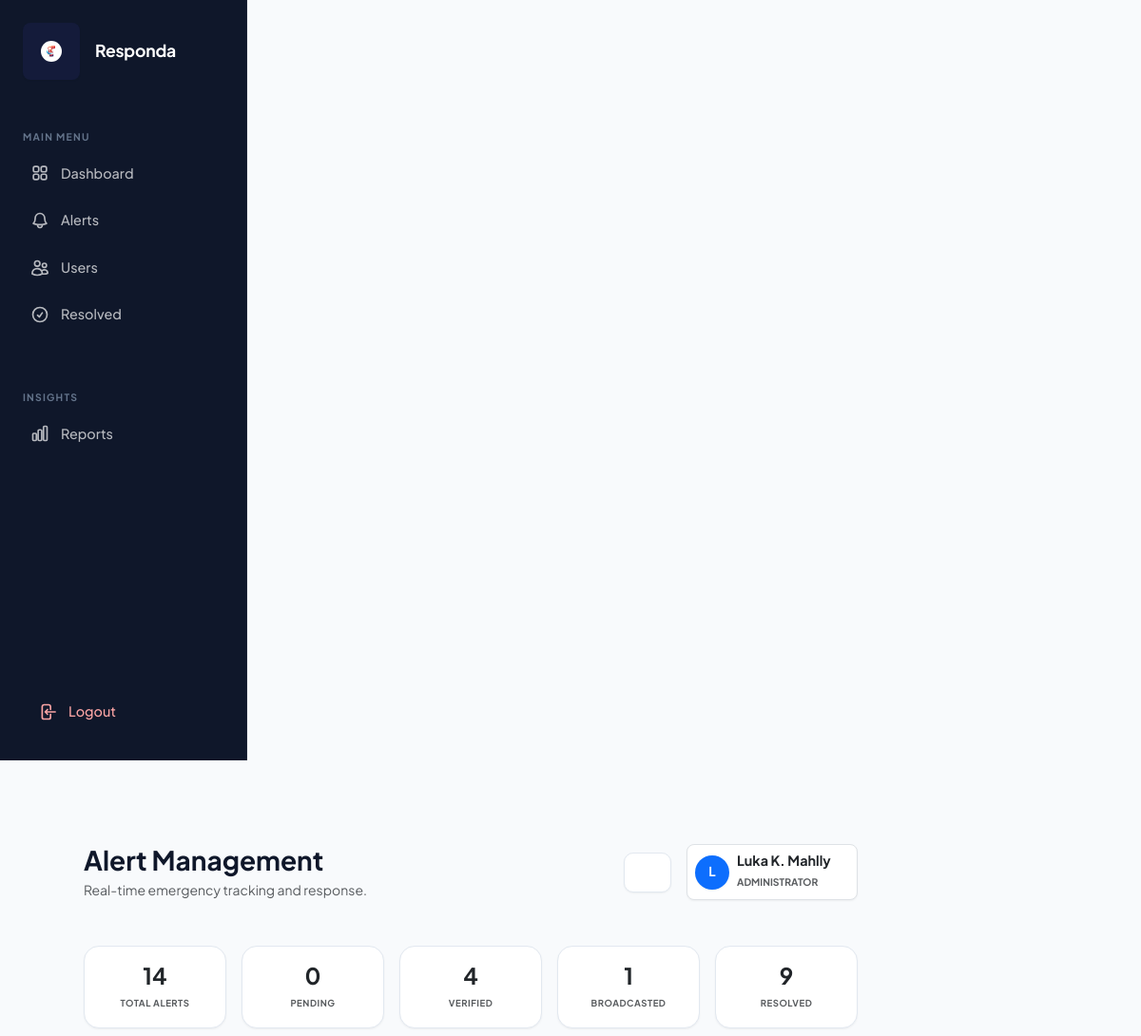
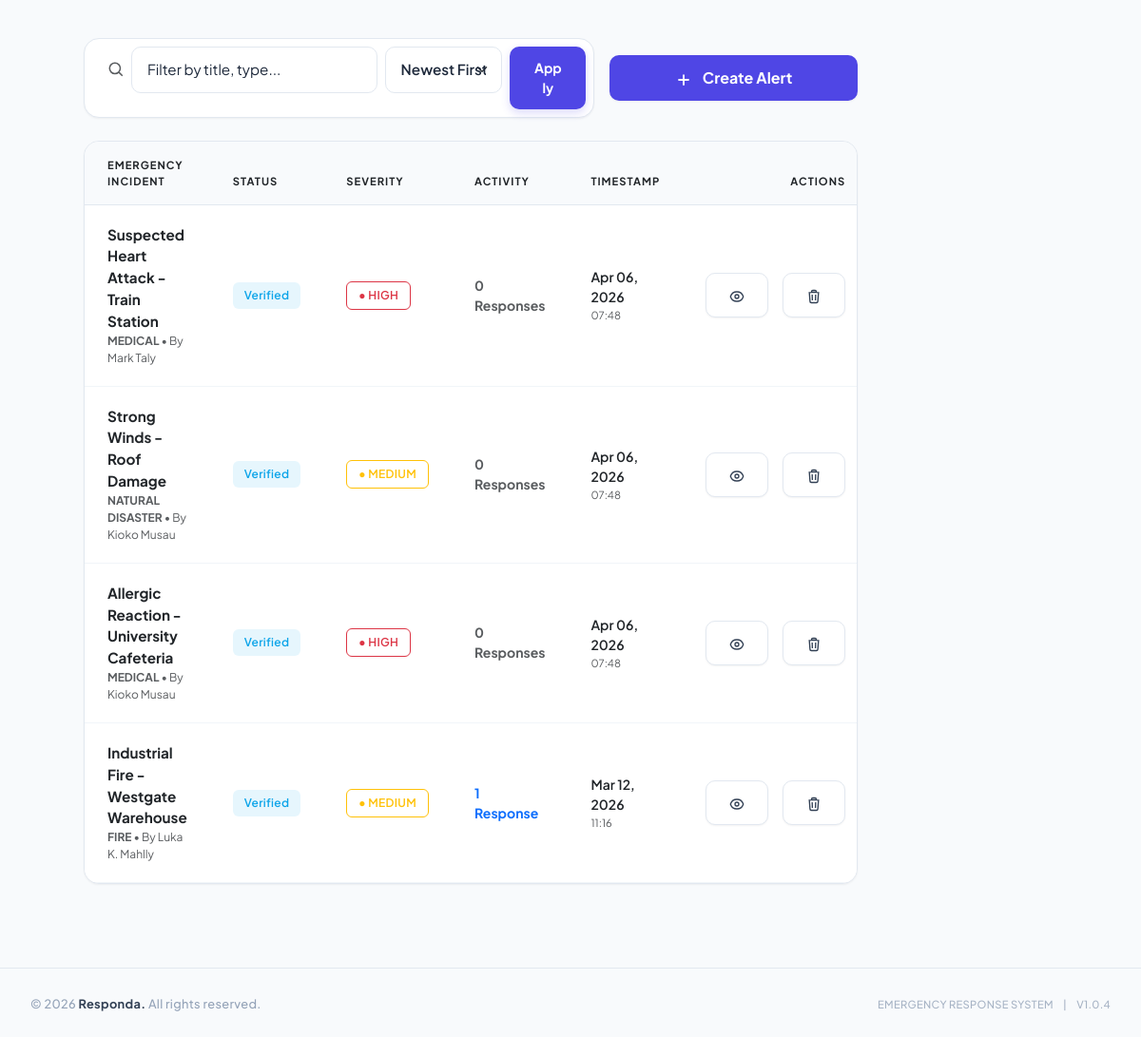
/alerts.php?filter=verified (signed in), run on the app's committed database (2 pictures, top to bottom).
### tables this page shows
CREATE TABLE `Alerts` (
  `Alerts_id` int(11) NOT NULL,
  `Alerts_AlertTypes_id` int(11) NOT NULL,
  `Alerts_title` varchar(150) NOT NULL,
  `Alerts_desc` text NOT NULL,
  `Alerts_latitude` decimal(10,8) NOT NULL,
  `Alerts_longitude` decimal(11,8) NOT NULL,
  `Alerts_status` enum('pending','verified','broadcasted','resolved') DEFAULT 'pending',
  `Alerts_severity` enum('Low','Medium','High') DEFAULT 'Medium',
  `Alerts_Users_id` int(11) DEFAULT NULL,
  `Alerts_AssignedTo_id` int(11) DEFAULT NULL,
  `Alerts_created_at` timestamp NOT NULL DEFAULT current_timestamp()
);

CREATE TABLE `AlertTypes` (
  `AlertTypes_id` int(11) NOT NULL,
  `AlertTypes_name` varchar(100) NOT NULL,
  `AlertTypes_desc` text DEFAULT NULL,
  `AlertTypes_created_at` timestamp NOT NULL DEFAULT current_timestamp()
);

CREATE TABLE `Users` (
  `Users_id` int(11) NOT NULL,
  `Users_full_name` varchar(100) NOT NULL,
  `Users_email` varchar(100) NOT NULL,
  `Users_phone` varchar(20) DEFAULT NULL,
  `Users_password` varchar(255) NOT NULL,
  `Users_api_token` varchar(255) DEFAULT NULL,
  `Users_Roles_id` int(11) NOT NULL,
  `Users_status` enum('active','inactive') DEFAULT 'active',
  `Users_created_at` timestamp NOT NULL DEFAULT current_timestamp()
);

### public/alerts.php (the view, shortened to what this page needs)
<?php
$username = htmlspecialchars($_SESSION['username'] ?? 'User', ENT_QUOTES, 'UTF-8');
$status_filter = $_GET['filter'] ?? 'all';
$search_query = trim($_GET['search'] ?? '');
$sort_by = $_GET['sort'] ?? 'recent';
$alerts = [];
$status_counts = ['pending' => 0, 'verified' => 0, 'broadcasted' => 0, 'resolved' => 0, 'all' => 0];
$hasAssignedToColumn = false;
try {
    $pdo = getPDO();
    try {
        $columnCheck = $pdo->query("SHOW COLUMNS FROM Alerts LIKE 'Alerts_AssignedTo_id'")->fetch();
        $hasAssignedToColumn = !empty($columnCheck);
    } catch (Exception $inner) {
        $hasAssignedToColumn = false;
    }
    $stmt = $pdo->query("SELECT Alerts_status, COUNT(*) as count FROM Alerts GROUP BY Alerts_status");
    while ($row = $stmt->fetch()) {
        if (isset($status_counts[$row['Alerts_status']])) {
            $status_counts[$row['Alerts_status']] = (int)$row['count'];
        }
    }
    $status_counts['all'] = array_sum($status_counts);
    $query = "
        SELECT a.*, at.AlertTypes_name as alert_type, u.Users_full_name as creator, ".
        ($hasAssignedToColumn ? "ar.Users_full_name as assigned_to_name, a.Alerts_AssignedTo_id, " : "") .
        "(SELECT COUNT(*) FROM AlertResponses WHERE AlertResponses_Alerts_id = a.Alerts_id) as response_count,
        (SELECT u2.Users_full_name FROM AlertResponses ar2 LEFT JOIN Users u2 ON ar2.AlertResponses_Users_id = u2.Users_id WHERE ar2.AlertResponses_Alerts_id = a.Alerts_id ORDER BY ar2.AlertResponses_responded_at DESC LIMIT 1) as responder_name
        FROM Alerts a
        LEFT JOIN AlertTypes at ON a.Alerts_AlertTypes_id = at.AlertTypes_id
        LEFT JOIN Users u ON a.Alerts_Users_id = u.Users_id
        " .
        ($hasAssignedToColumn ? "LEFT JOIN Users ar ON a.Alerts_AssignedTo_id = ar.Users_id\n" : "") .
        "WHERE 1=1
    ";
    if ($status_filter !== 'all') {
        $query .= " AND a.Alerts_status = " . $pdo->quote($status_filter);
    }
    $query .= match($sort_by) {
        'oldest' => " ORDER BY a.Alerts_created_at ASC",
        'status' => " ORDER BY FIELD(a.Alerts_status, 'pending', 'verified', 'broadcasted', 'resolved'), a.Alerts_created_at DESC",
        default => " ORDER BY a.Alerts_created_at DESC"
    };
    $alerts = $pdo->query($query)->fetchAll();
} catch (Exception $e) {
    error_log($e->getMessage());
}
include __DIR__ . '/../includes/header.php';
?>
<div class="container-fluid p-0">
    <div class="row g-0">
        <?php include __DIR__ . '/../includes/sidebar.php'; ?>
        <main class="col-lg-10 bg-light min-vh-100">
            <div class="p-4 p-lg-5">
                <div class="d-flex justify-content-between align-items-center mb-5">
                    <div>
                        <h1 class="h3 fw-bold mb-1">Alert Management</h1>
                        <p class="text-muted mb-0 small">Real-time emergency tracking and response.</p>
                    </div>
                    <div class="d-flex align-items-center">
                        <div class="dropdown me-3">
                            <button class="btn btn-white border shadow-sm position-relative rounded-circle p-0 d-flex align-items-center justify-content-center" type="button" id="notifBell" data-bs-toggle="dropdown" style="width: 42px; height: 42px;">
                            </button>
                        </div>
                        <div class="bg-white border rounded-3 p-2 shadow-sm d-flex align-items-center" style="min-width: 180px;">
                            <div class="rounded-circle bg-primary d-flex align-items-center justify-content-center text-white fw-bold me-2 shadow-sm" style="width: 36px; height: 36px; font-size: 0.85rem;">
                                <?= strtoupper(substr($username, 0, 1)) ?>
                            </div>
                            <div class="overflow-hidden">
                                <p class="mb-0 text-truncate fw-bold text-dark" style="font-size: 0.9rem; line-height: 1.2;"><?= $username ?></p>
                                <small class="text-muted text-uppercase fw-bold" style="font-size: 0.65rem;"><?= ($role_id == 1) ? 'Administrator' : 'Responder' ?></small>
                            </div>
                        </div>
                    </div>
                </div>
                <div class="row g-3 mb-5">
                    <?php
                    $filter_configs = [
                        'all' => ['label' => 'Total alerts', 'color' => 'secondary'],
                        'pending' => ['label' => 'Pending', 'color' => 'warning'],
                        'verified' => ['label' => 'Verified', 'color' => 'info'],
                        'broadcasted' => ['label' => 'Broadcasted', 'color' => 'primary'],
                        'resolved' => ['label' => 'Resolved', 'color' => 'success']
                    ];
                    foreach ($filter_configs as $key => $cfg):
                        $isActive = ($status_filter === $key);
                    ?>
                    <div class="col-lg">
                        <a href="?filter=<?= $key ?>" class="text-decoration-none">
                            <div class="card border-0 shadow-sm transition-all h-100 <?= $isActive ? 'border-start border-primary border-4' : '' ?>">
                                <div class="card-body p-3 text-center">
                                    <h4 class="fw-bold mb-0 text-dark"><?= $status_counts[$key] ?></h4>
                                    <small class="text-muted text-uppercase fw-bold" style="font-size: 0.6rem; letter-spacing: 0.5px;"><?= $cfg['label'] ?></small>
                                </div>
                            </div>
                        </a>
                    </div>
                    <?php endforeach; ?>
                </div>
                <div class="row g-3 mb-4 align-items-center">
                    <div class="col-lg-8">
                        <div class="card border-0 shadow-sm">
                            <div class="card-body p-2">
                                <form method="GET" class="row g-2">
                                    <div class="col-md-7">
                                        <div class="input-group input-group-sm border-0">
                                            <span class="input-group-text bg-transparent border-0 text-muted ps-3">
                                                <svg xmlns="http://www.w3.org/2000/svg" width="18" height="18" fill="none" viewBox="0 0 24 24" stroke="currentColor" stroke-width="2"><path d="m21 21-5.197-5.197m0 0A7.5 7.5 0 1 0 5.196 5.196a7.5 7.5 0 0 0 10.607 10.607Z" /></svg>
                                            </span>
                                            <input type="text" name="search" class="form-control border-0 bg-transparent" placeholder="Filter by title, type..." value="<?= htmlspecialchars($search_query) ?>">
                                        </div>
                                    </div>
                                    <div class="col-md-3">
                                        <select name="sort" class="form-select form-select-sm border-0 bg-light fw-semibold" onchange="this.form.submit()">
                                            <option value="recent" <?= $sort_by === 'recent' ? 'selected' : '' ?>>Newest First</option>
                                        </select>
                                    </div>
                                    <div class="col-md-2">
                                        <button type="submit" class="btn btn-primary btn-sm w-100 fw-bold">Apply</button>
                                    </div>
                                </form>
                            </div>
                        </div>
                    </div>
                    <div class="col-lg-4 text-lg-end">
                        <button class="btn btn-primary shadow-sm px-4 fw-bold w-100 w-lg-auto" data-bs-toggle="modal" data-bs-target="#createAlertModal">
                            <svg xmlns="http://www.w3.org/2000/svg" width="18" height="18" fill="none" viewBox="0 0 24 24" stroke="currentColor" stroke-width="2.5" class="me-2"><path d="M12 4.5v15m7.5-7.5h-15" /></svg>
                            Create Alert
                        </button>
                    </div>
                </div>
                <div class="card border-0 shadow-sm overflow-hidden">
                    <div class="table-responsive">
                        <table class="table table-hover align-middle mb-0" id="alertsTable">
                            <thead class="bg-light">
                                <tr>
                                    <th class="ps-4">Emergency Incident</th>
                                    <th>Status</th>
                                    <th>Severity</th>
                                    <th>Activity</th>
                                    <th>Timestamp</th>
                                    <th class="text-end pe-4">Actions</th>
                                </tr>
                            </thead>
                            <tbody>
                                <?php if(empty($alerts)): ?>
                                    <tr><td colspan="6" class="text-center p-5 text-muted small">No incidents found matching your current filters.</td></tr>
                                <?php else: foreach ($alerts as $alert):
                                    $sev_color = match($alert['Alerts_severity']) { 'High' => 'danger', 'Medium' => 'warning', 'Low' => 'success', default => 'secondary' };
                                    $stat_color = match($alert['Alerts_status']) { 'pending' => 'warning', 'verified' => 'info', 'broadcasted' => 'primary', 'resolved' => 'success', default => 'secondary' };
                                ?>
                                <tr>
                                    <td class="ps-4">
                                        <div class="fw-bold text-dark" style="font-size: 0.95rem;"><?= htmlspecialchars($alert['Alerts_title']) ?></div>
                                        <small class="text-muted d-block" style="font-size: 0.75rem;">
                                            <span class="fw-bold text-uppercase"><?= htmlspecialchars($alert['alert_type']) ?></span> • By <?= htmlspecialchars($alert['creator'] ?? 'System') ?>
                                        </small>
                                    </td>
                                    <td>
                                        <span class="badge bg-<?= $stat_color ?>-subtle text-<?= $stat_color ?> px-2 py-1">
                                            <?php if($alert['Alerts_status'] === 'resolved' && !empty($alert['responder_name'])): ?>
                                                Resolved by <?= htmlspecialchars($alert['responder_name']) ?>
                                            <?php else: ?>
                                                <?= ucfirst($alert['Alerts_status']) ?>
                                            <?php endif; ?>
                                        </span>
                                    </td>
                                    <td>
                                        <span class="badge border border-<?= $sev_color ?> text-<?= $sev_color ?> bg-white fw-bold" style="font-size: 0.65rem;">
                                            ● <?= strtoupper($alert['Alerts_severity']) ?>
                                        </span>
                                    </td>
                                    <td>
                                        <div class="small fw-bold text-<?= $alert['response_count'] > 0 ? 'primary' : 'muted' ?>">
                                            <?= $alert['response_count'] ?> Response<?= $alert['response_count'] != 1 ? 's' : '' ?>
                                        </div>
                                    </td>
                                    <td>
                                        <div class="small text-dark fw-semibold"><?= date('M d, Y', strtotime($alert['Alerts_created_at'])) ?></div>
                                        <div class="small text-muted" style="font-size: 0.7rem;"><?= date('H:i', strtotime($alert['Alerts_created_at'])) ?></div>
                                    </td>
                                    <td class="text-end pe-4">
                                        <div class="btn-group">
                                            <button class="btn btn-sm btn-white border shadow-sm view-alert me-3"
                                                data-id="<?= $alert['Alerts_id'] ?>"
                                                data-title="<?= htmlspecialchars($alert['Alerts_title']) ?>"
                                                data-description="<?= htmlspecialchars($alert['Alerts_desc']) ?>"
                                                data-type="<?= htmlspecialchars($alert['alert_type']) ?>"
                                                data-status="<?= $alert['Alerts_status'] ?>"
                                                data-severity="<?= $alert['Alerts_severity'] ?>"
                                                data-created-at="<?= htmlspecialchars($alert['Alerts_created_at']) ?>"
                                                data-assigned-to="<?= $alert['Alerts_AssignedTo_id'] ?? '' ?>"
                                                data-assigned-to-name="<?= htmlspecialchars($alert['assigned_to_name'] ?? '') ?>"
                                                data-responder-name="<?= htmlspecialchars($alert['responder_name'] ?? '') ?>"
                                                data-latitude="<?= $alert['Alerts_latitude'] ?>"
                                                data-longitude="<?= $alert['Alerts_longitude'] ?>"
                                                data-bs-toggle="modal" data-bs-target="#viewAlertModal">
                                            </button>
                                            <?php if($role_id == 1): ?>
                                            <button class="btn btn-sm btn-white border text-danger shadow-sm delete-alert" data-id="<?= $alert['Alerts_id'] ?>">
                                            </button>
                                            <?php endif; ?>
                                        </div>
                                    </td>
                                </tr>
                                <?php endforeach; endif; ?>
                            </tbody>
                        </table>
                    </div>
                </div>
            </div>
        </main>
    </div>
</div>
<?php
    include __DIR__ . '/../includes/footer.php';
?>

### data on the page
alerts: Alerts_title "Suspected Heart Attack - Train Station", Alerts_AlertTypes.AlertTypes_name "MEDICAL", Alerts_Users.Users_full_name "Mark Taly", Alerts_status "Verified", Alerts_severity "HIGH", response_count "0", Alerts_created_at "Apr 06, 2026", Alerts_created_at "07:48"
alerts: Alerts_title "Strong Winds - Roof Damage", Alerts_AlertTypes.AlertTypes_name "NATURAL DISASTER", Alerts_Users.Users_full_name "Kioko Musau", Alerts_status "Verified", Alerts_severity "MEDIUM", response_count "0", Alerts_created_at "Apr 06, 2026", Alerts_created_at "07:48"
alerts: Alerts_title "Allergic Reaction - University Cafeteria", Alerts_AlertTypes.AlertTypes_name "MEDICAL", Alerts_Users.Users_full_name "Kioko Musau", Alerts_status "Verified", Alerts_severity "HIGH", response_count "0", Alerts_created_at "Apr 06, 2026", Alerts_created_at "07:48"
alerts: Alerts_title "Industrial Fire - Westgate Warehouse", Alerts_AlertTypes.AlertTypes_name "FIRE", Alerts_Users.Users_full_name "Luka K. Mahlly", Alerts_status "Verified", Alerts_severity "MEDIUM", response_count "1", Alerts_created_at "Mar 12, 2026", Alerts_created_at "11:16"

### other printed values
substr($username, 0, 1) "L"
$username "Luka K. Mahlly"
$status_counts[$key] "14"
$cfg['label'] "TOTAL ALERTS"
$status_counts[$key] "0"
$cfg['label'] "PENDING"
$status_counts[$key] "4"
$cfg['label'] "VERIFIED"
$status_counts[$key] "1"
$cfg['label'] "BROADCASTED"
$status_counts[$key] "9"
$cfg['label'] "RESOLVED"
